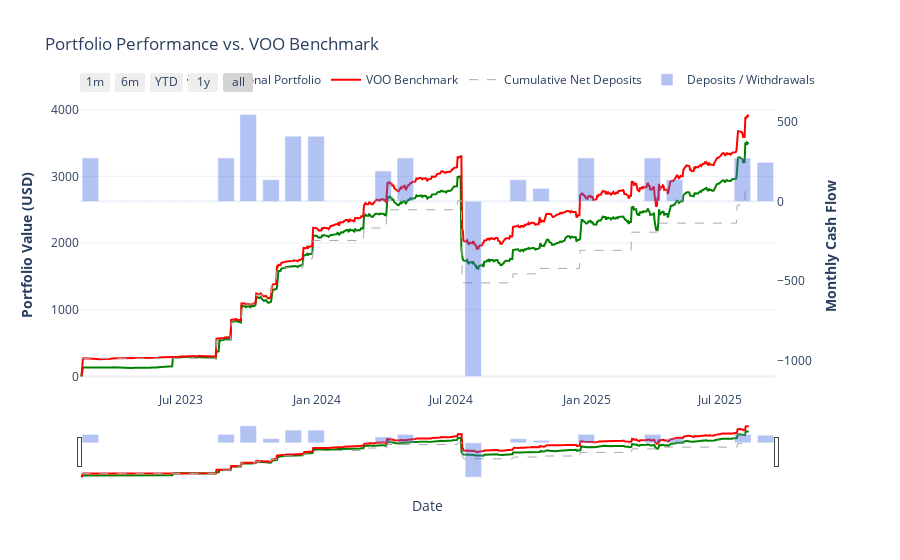

Source (notebook cell):
### Markdown cell above
### Visualize Portfolio & Benchmark Performance

### Code cell
# --- 1. Prepare data for the chart ---
# Resample the daily net deposits to get the total for each month
monthly_deposits = benchmark_results["NetDeposit"].resample("ME").sum()

# --- 2. Create the Plotly Figure ---
fig = make_subplots(specs=[[{"secondary_y": True}]])

# --- 3. Add Traces to the Figure ---

# Trace 1: Personal Portfolio Value
fig.add_trace(
    go.Scatter(
        x=portfolio_value.index,
        y=portfolio_value,
        mode="lines",
        name="Personal Portfolio",
        line=dict(color="green", width=2),
    ),
    secondary_y=False,
)

# Trace 2: Benchmark Value
fig.add_trace(
    go.Scatter(
        x=benchmark_results.index,
        y=benchmark_results["TotalValue"],
        mode="lines",
        name=f"{config.BENCHMARK_INDEX} Benchmark",
        line=dict(color="red", width=2),
    ),
    secondary_y=False,
)

# Trace 3: Cumulative Net Deposits
fig.add_trace(
    go.Scatter(
        x=benchmark_results.index,
        y=benchmark_results["NetDeposit"].cumsum(),
        mode="lines",
        name="Cumulative Net Deposits",
        line=dict(color="darkgrey", width=1, dash="dash"),
    ),
    secondary_y=False,
)

# Trace 4: Monthly Deposits/Withdrawals (on secondary y-axis)
fig.add_trace(
    go.Bar(
        x=monthly_deposits.index,
        y=monthly_deposits,
        name="Deposits / Withdrawals",
        marker_color="royalblue",
        opacity=0.4,
    ),
    secondary_y=True,
)

# --- 5. Update Layout and Styling ---
fig.update_layout(
    title_text=f"Portfolio Performance vs. {config.BENCHMARK_INDEX} Benchmark",
    template="plotly_white",
    barmode="relative",
    legend=dict(orientation="h", yanchor="bottom", y=1.02, xanchor="right", x=1),
    xaxis=dict(
        title="Date",
        rangeselector=dict(
            buttons=list(
                [
                    dict(count=1, label="1m", step="month", stepmode="backward"),
                    dict(count=6, label="6m", step="month", stepmode="backward"),
                    dict(count=1, label="YTD", step="year", stepmode="todate"),
                    dict(count=1, label="1y", step="year", stepmode="backward"),
                    dict(step="all"),
                ]
            )
        ),
        rangeslider=dict(visible=True),
        type="date",
    ),
)

# Update Y-Axes Titles
fig.update_yaxes(
    title_text=f"<b>Portfolio Value ({config.BASE_CURRENCY})</b>", secondary_y=False
)
fig.update_yaxes(
    title_text="<b>Monthly Cash Flow</b>",
    secondary_y=True,
    showgrid=False,
    layer="below traces",
)

fig.show()

### Figure 1 — Plotly figure (JSON) as saved in the notebook; plotly's stock layout.template omitted (floating-point values rounded to 4 significant figures; data arrays with more than 128 entries replaced by an {"elided": "..."} marker saying what was removed)
{"data": [{"line": {"color": "green", "width": 2}, "mode": "lines", "name": "Personal Portfolio", "type": "scatter", "x": {"elided": "905 str values"}, "xaxis": "x", "y": {"elided": "905 float values"}, "yaxis": "y"}, {"line": {"color": "red", "width": 2}, "mode": "lines", "name": "VOO Benchmark", "type": "scatter", "x": {"elided": "905 str values"}, "xaxis": "x", "y": {"elided": "905 float values"}, "yaxis": "y"}, {"line": {"color": "darkgrey", "dash": "dash", "width": 1}, "mode": "lines", "name": "Cumulative Net Deposits", "type": "scatter", "x": {"elided": "905 str values"}, "xaxis": "x", "y": {"elided": "905 float values"}, "yaxis": "y"}, {"marker": {"color": "royalblue"}, "name": "Deposits / Withdrawals", "opacity": 0.4, "type": "bar", "x": ["2023-02-28T00:00:00", "2023-03-31T00:00:00", "2023-04-30T00:00:00", "2023-05-31T00:00:00", "2023-06-30T00:00:00", "2023-07-31T00:00:00", "2023-08-31T00:00:00", "2023-09-30T00:00:00", "2023-10-31T00:00:00", "2023-11-30T00:00:00", "2023-12-31T00:00:00", "2024-01-31T00:00:00", "2024-02-29T00:00:00", "2024-03-31T00:00:00", "2024-04-30T00:00:00", "2024-05-31T00:00:00", "2024-06-30T00:00:00", "2024-07-31T00:00:00", "2024-08-31T00:00:00", "2024-09-30T00:00:00", "2024-10-31T00:00:00", "2024-11-30T00:00:00", "2024-12-31T00:00:00", "2025-01-31T00:00:00", "2025-02-28T00:00:00", "2025-03-31T00:00:00", "2025-04-30T00:00:00", "2025-05-31T00:00:00", "2025-06-30T00:00:00", "2025-07-31T00:00:00", "2025-08-31T00:00:00"], "xaxis": "x", "y": [271.6, 0.0, 0.0, 0.0, 0.0, 0.0, 271.6, 543.1, 135.8, 408.0, 407.3, 0.0, 0.0, 190.1, 271.6, 0.0, 0.0, -1096.0, 0.0, 135.0, 81.47, 0.0, 271.6, 0.0, 0.0, 271.6, 135.8, 0.0, 0.0, 271.6, 244.4], "yaxis": "y2"}], "layout": {"barmode": "relative", "legend": {"orientation": "h", "x": 1, "xanchor": "right", "y": 1.02, "yanchor": "bottom"}, "title": {"text": "Portfolio Performance vs. VOO Benchmark"}, "xaxis": {"anchor": "y", "domain": [0, 0.94], "rangeselector": {"buttons": [{"count": 1, "label": "1m", "step": "month", "stepmode": "backward"}, {"count": 6, "label": "6m", "step": "month", "stepmode": "backward"}, {"count": 1, "label": "YTD", "step": "year", "stepmode": "todate"}, {"count": 1, "label": "1y", "step": "year", "stepmode": "backward"}, {"step": "all"}]}, "rangeslider": {"visible": true}, "title": {"text": "Date"}, "type": "date"}, "yaxis": {"anchor": "x", "domain": [0, 1], "title": {"text": "<b>Portfolio Value (USD)</b>"}}, "yaxis2": {"anchor": "x", "layer": "below traces", "overlaying": "y", "showgrid": false, "side": "right", "title": {"text": "<b>Monthly Cash Flow</b>"}}}}
